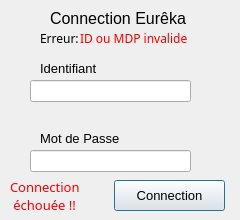
<?xml version="1.0" encoding="UTF-8"?>
<ui version="4.0">
 <class>Connection</class>
 <widget class="QDialog" name="Connection">
  <property name="geometry">
   <rect>
    <x>0</x>
    <y>0</y>
    <width>240</width>
    <height>220</height>
   </rect>
  </property>
  <property name="windowTitle">
   <string>Dialog</string>
  </property>
  <widget class="QLabel" name="label">
   <property name="geometry">
    <rect>
     <x>50</x>
     <y>10</y>
     <width>141</width>
     <height>16</height>
    </rect>
   </property>
   <property name="font">
    <font>
     <pointsize>12</pointsize>
    </font>
   </property>
   <property name="text">
    <string>Connection Eurêka</string>
   </property>
  </widget>
  <widget class="QLineEdit" name="lineID">
   <property name="geometry">
    <rect>
     <x>30</x>
     <y>80</y>
     <width>161</width>
     <height>22</height>
    </rect>
   </property>
  </widget>
  <widget class="QLineEdit" name="lineMDP">
   <property name="geometry">
    <rect>
     <x>30</x>
     <y>150</y>
     <width>161</width>
     <height>22</height>
    </rect>
   </property>
  </widget>
  <widget class="QLabel" name="label_2">
   <property name="geometry">
    <rect>
     <x>40</x>
     <y>60</y>
     <width>71</width>
     <height>16</height>
    </rect>
   </property>
   <property name="font">
    <font>
     <pointsize>10</pointsize>
    </font>
   </property>
   <property name="text">
    <string>Identifiant</string>
   </property>
  </widget>
  <widget class="QLabel" name="label_3">
   <property name="geometry">
    <rect>
     <x>40</x>
     <y>130</y>
     <width>91</width>
     <height>16</height>
    </rect>
   </property>
   <property name="font">
    <font>
     <pointsize>10</pointsize>
     <bold>false</bold>
    </font>
   </property>
   <property name="text">
    <string>Mot de Passe</string>
   </property>
  </widget>
  <widget class="QPushButton" name="butConnection">
   <property name="geometry">
    <rect>
     <x>114</x>
     <y>180</y>
     <width>111</width>
     <height>31</height>
    </rect>
   </property>
   <property name="font">
    <font>
     <pointsize>10</pointsize>
    </font>
   </property>
   <property name="text">
    <string>Connection</string>
   </property>
  </widget>
  <widget class="QLabel" name="label_erreur3">
   <property name="geometry">
    <rect>
     <x>10</x>
     <y>180</y>
     <width>91</width>
     <height>31</height>
    </rect>
   </property>
   <property name="palette">
    <palette>
     <active>
      <colorrole role="WindowText">
       <brush brushstyle="SolidPattern">
        <color alpha="255">
         <red>255</red>
         <green>0</green>
         <blue>0</blue>
        </color>
       </brush>
      </colorrole>
     </active>
     <inactive>
      <colorrole role="WindowText">
       <brush brushstyle="SolidPattern">
        <color alpha="255">
         <red>255</red>
         <green>0</green>
         <blue>0</blue>
        </color>
       </brush>
      </colorrole>
     </inactive>
     <disabled/>
    </palette>
   </property>
   <property name="font">
    <font>
     <family>Yu Gothic</family>
     <pointsize>10</pointsize>
     <bold>false</bold>
    </font>
   </property>
   <property name="text">
    <string>Connection 
 échouée !!</string>
   </property>
  </widget>
  <widget class="QLabel" name="label_erreur2">
   <property name="geometry">
    <rect>
     <x>80</x>
     <y>30</y>
     <width>111</width>
     <height>16</height>
    </rect>
   </property>
   <property name="palette">
    <palette>
     <active>
      <colorrole role="WindowText">
       <brush brushstyle="SolidPattern">
        <color alpha="255">
         <red>255</red>
         <green>0</green>
         <blue>0</blue>
        </color>
       </brush>
      </colorrole>
     </active>
     <inactive>
      <colorrole role="WindowText">
       <brush brushstyle="SolidPattern">
        <color alpha="255">
         <red>255</red>
         <green>0</green>
         <blue>0</blue>
        </color>
       </brush>
      </colorrole>
     </inactive>
     <disabled/>
    </palette>
   </property>
   <property name="font">
    <font>
     <family>Yu Gothic</family>
     <pointsize>9</pointsize>
     <bold>false</bold>
    </font>
   </property>
   <property name="text">
    <string>ID ou MDP invalide</string>
   </property>
  </widget>
  <widget class="QLabel" name="label_erreur1">
   <property name="geometry">
    <rect>
     <x>40</x>
     <y>30</y>
     <width>41</width>
     <height>16</height>
    </rect>
   </property>
   <property name="font">
    <font>
     <family>Yu Gothic</family>
    </font>
   </property>
   <property name="text">
    <string>Erreur:</string>
   </property>
  </widget>
 </widget>
 <resources/>
 <connections/>
</ui>
